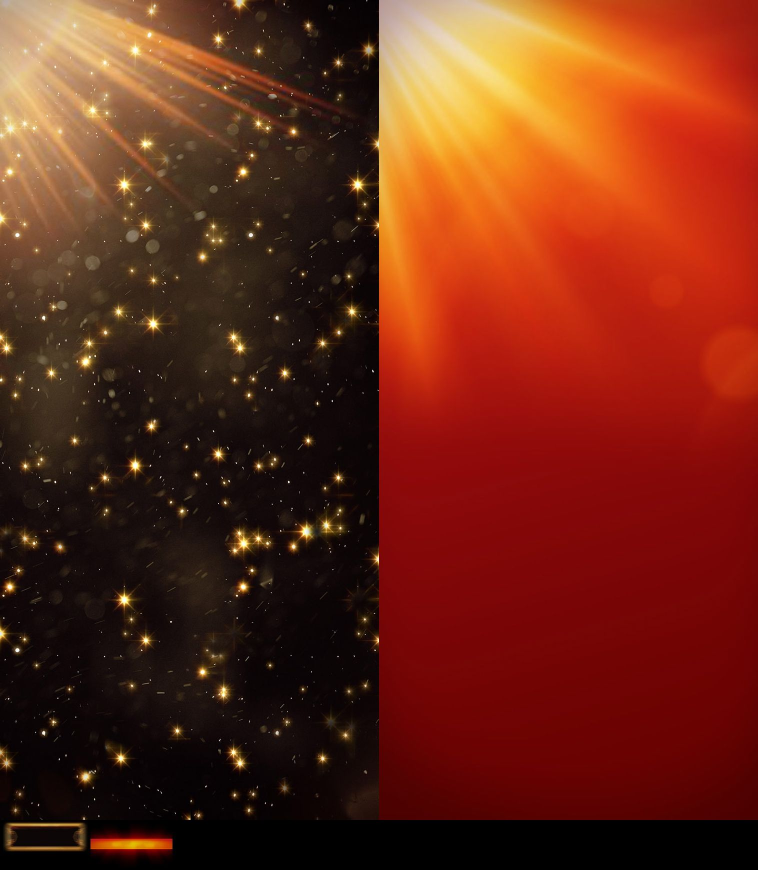
#> input picture scripts/pg_assets/unknown_376.jpg, 1516 x 1740 px (shown at 1/2 size)
$ python check_unknown3.py
#> lines starting #> are read from the running program, lines starting #| are printed output that depends on the picture
from PIL import Image
import os

files = [
    'unknown_376.jpg',   # 1516x1740
    'unknown_377.jpg',   # 1548x1548
    'unknown_380.jpg',   # 610x610
    'unknown_386.png',   # 1007x1686
    'unknown_419.png',   # 408x408
    'unknown_434.png',   # 503x503
    'unknown_435.png',   # 448x448
    'unknown_446.jpg',   # 1606x1606
    'unknown_459.jpg',   # 912x950
    'unknown_471.png',   # 763x763
    'unknown_476.jpg',   # 864x864
    'unknown_480.jpg',   # 1310x1310
    'unknown_485.png',   # 351x790
    'unknown_486.png',   # 40x40
    'unknown_493.jpg',   # 140x140
    'unknown_513.jpg',   # 314x916
    'unknown_520.jpg',   # 1736x1736
    'unknown_527.jpg',   # 1403x691
    'unknown_542.jpg',   # 1837x1837
    'unknown_546.jpg',   # 326x1265
    'unknown_549.jpg',   # 543x219
    'unknown_554.png',   # 40x40
    'unknown_561.png',   # 256x342
    'unknown_567.jpg',   # 355x825
    'unknown_574.jpg',   # 878x878
    'unknown_572.png',   # 100x100
]

os.makedirs('pg_assets/sprites', exist_ok=True)
for fname in files:
    path = f'pg_assets/{fname}'
    if os.path.exists(path):
        img = Image.open(path)
#> img is the input picture: PIL image 1516x1740 RGB; mean R, G, B 106.8, 40.6, 21.8
        thumb = img.copy()
        thumb.thumbnail((200, 150))
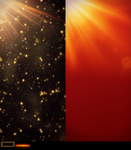
#> thumb: PIL image 131x150 RGB; mean R, G, B 106.8, 40.6, 21.8
        out = f'pg_assets/sprites/preview3_{fname}'
        thumb.save(out)
        print(f'{fname} ({img.size})')
#| unknown_376.jpg ((1516, 1740))
    else:
        print(f'{fname} NOT FOUND')
#> pass 2 of the loop `for fname in files:`:
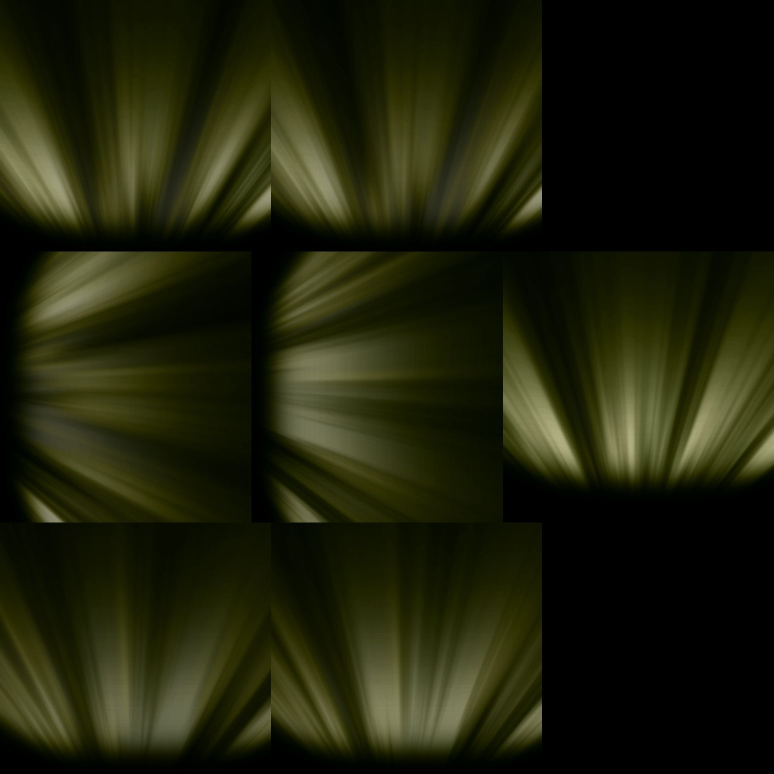
#> input picture scripts/pg_assets/unknown_377.jpg, 1548 x 1548 px (shown at 1/2 size)
#> img is the input picture: PIL image 1548x1548 RGB; mean R, G, B 30.7, 32.8, 10.8
#> `thumb.thumbnail((200, 150))`:
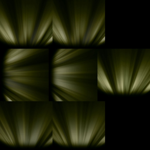
#> thumb: PIL image 150x150 RGB; mean R, G, B 30.7, 32.8, 10.8
#| unknown_377.jpg ((1548, 1548))
